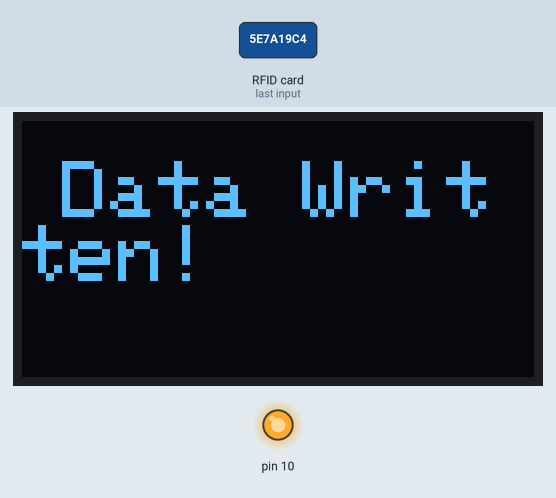
This sketch was run on a simulated Arduino Uno, built with avr-gcc and run on an emulated ATmega328P. Parts: 128×64 one-colour display, output pins drawn as LEDs (lit = HIGH). Inputs (shaded band) come from the test bench. What the sketch prints to the serial monitor is not drawn.

3.4 s: RFID card 5E 7A 19 C4 held to the reader
Above: at 4.0 s.
Timing chart, 0 to 6.4 s (numbered marks = the images above; inputs shaded):
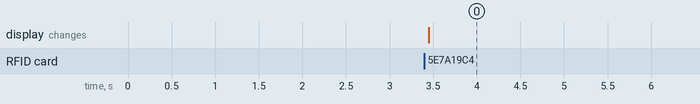

Measured:
- after the input at 3.4 s, the display: changes after 0.05 s (image 0)

The sketch:

data_write.ino
```cpp
#include <Wire.h>
#include <Adafruit_GFX.h>
#include <Adafruit_SSD1306.h>
#include <MFRC522.h>
#include <SPI.h>

// OLED display configuration
#define SCREEN_WIDTH 128
#define SCREEN_HEIGHT 64
Adafruit_SSD1306 display(SCREEN_WIDTH, SCREEN_HEIGHT, &Wire, -1);

// RFID configuration
#define RST_PIN 5      // Reset pin for RC522
#define SS_PIN 4       // Slave select pin for RC522
MFRC522 rfid(SS_PIN, RST_PIN);

// Define block addresses for MIFARE Classic
#define BLOCK_ADDR 4   // Block where data will be stored

void setup() {
  Serial.begin(115200);

  // Initialize OLED display
  if (!display.begin(SSD1306_SWITCHCAPVCC, 0x3C)) {
    Serial.println(F("SSD1306 allocation failed"));
    for (;;);
  }
  display.clearDisplay();
  display.setTextSize(1);
  display.setTextColor(WHITE);
  display.setCursor(0, 10);
  display.println("Initializing...");
  display.display();

  // Initialize RFID
  SPI.begin();
  rfid.PCD_Init();
  Serial.println("Place your card near the reader to write data");

  // Clear display after setup message
  delay(2000);
  display.clearDisplay();
}

void loop() {
  // Check for RFID card presence
  if (!rfid.PICC_IsNewCardPresent() || !rfid.PICC_ReadCardSerial()) {
    return;
  }

  // Display UID of the card
  String uid = getUID();
  Serial.println("UID: " + uid);

  // Authenticate the block where we want to write data
  if (authenticateBlock(rfid.uid.uidByte)) {
    // Write data to NFC card
    String name = "Suman Ghosh";
    String empID = "1";
    String data = createDataString(name, empID);

    // Write the data to the card's block
    if (writeDataToCard(data)) {
      Serial.println("Data written successfully!");
      displayMessage("Data Written!");
    } else {
      Serial.println("Failed to write data.");
      displayMessage("Write Failed!");
    }
  } else {
    Serial.println("Authentication failed.");
    displayMessage("Auth Failed!");
  }

  // Halt PICC (prevent further communication)
  rfid.PICC_HaltA();
}

// Function to read UID as a string
String getUID() {
  String uid = "";
  for (byte i = 0; i < rfid.uid.size; i++) {
    uid += String(rfid.uid.uidByte[i], HEX);
  }
  uid.toUpperCase();
  return uid;
}

// Function to create data string to write to NFC card
String createDataString(String name, String empID) {
  String data = "{\n  \"id\": \"" + empID + "\",\n  \"Name\": \"" + name + "\"\n}";
  return data;
}

// Function to authenticate and check if the card is accessible
bool authenticateBlock(byte* uid) {
  MFRC522::StatusCode status;

  // Define the MIFARE key object and assign the default key
  MFRC522::MIFARE_Key key;
  for (byte i = 0; i < 6; i++) {
    key.keyByte[i] = 0xFF; // Default key is all 0xFF
  }

  // Authenticate the block with the default key
  status = rfid.PCD_Authenticate(MFRC522::PICC_CMD_MF_AUTH_KEY_A, BLOCK_ADDR, &key, &(rfid.uid));

  if (status != MFRC522::STATUS_OK) {
    Serial.println("Authentication failed");
    return false;
  }
  return true;
}

// Function to write data to the NFC card
bool writeDataToCard(String data) {
  byte block[16]; // Block of data to write

  // Convert the data string to byte array
  data.getBytes(block, sizeof(block));

  MFRC522::StatusCode status = rfid.MIFARE_Write(BLOCK_ADDR, block, 16); // Write to block

  if (status == MFRC522::STATUS_OK) {
    return true;
  } else {
    return false;
  }
}

// Function to display a message on the OLED
void displayMessage(const char* message) {
  display.clearDisplay();
  display.setTextSize(2);
  display.setCursor(10, 10);
  display.println(message);
  display.display();
}
```
